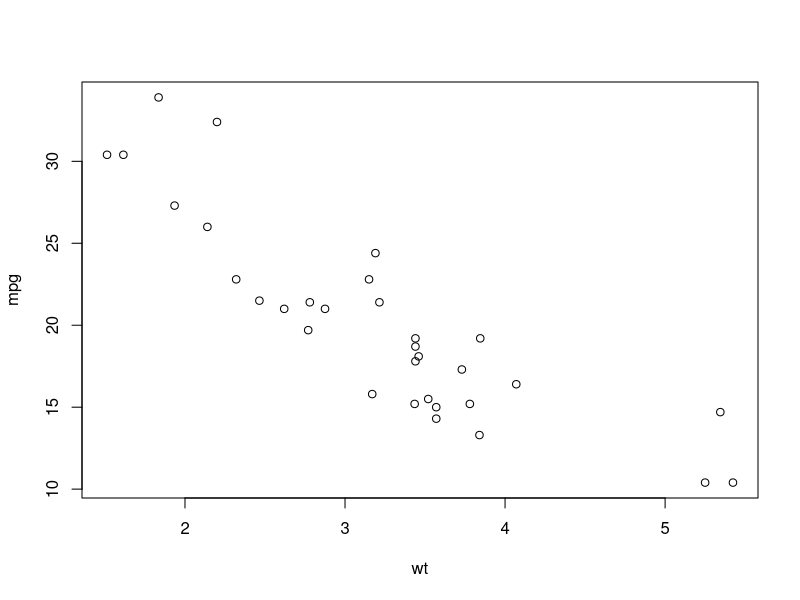
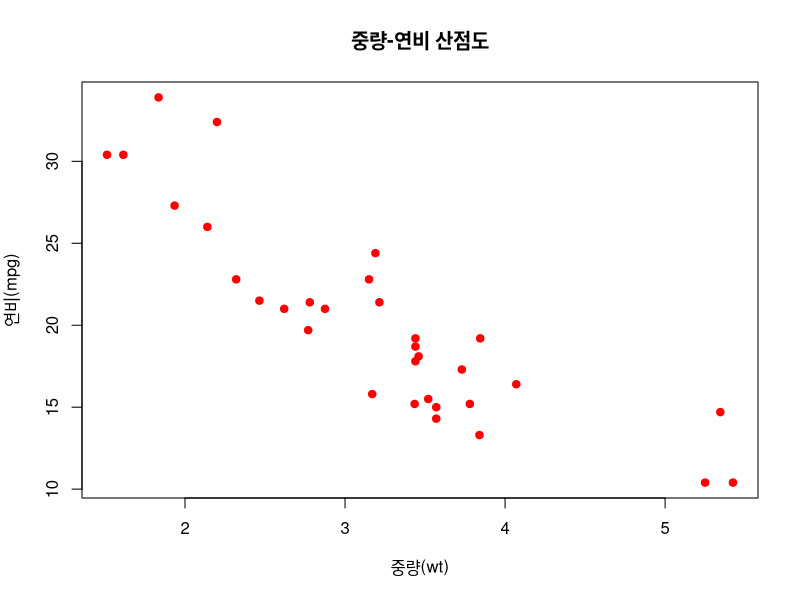
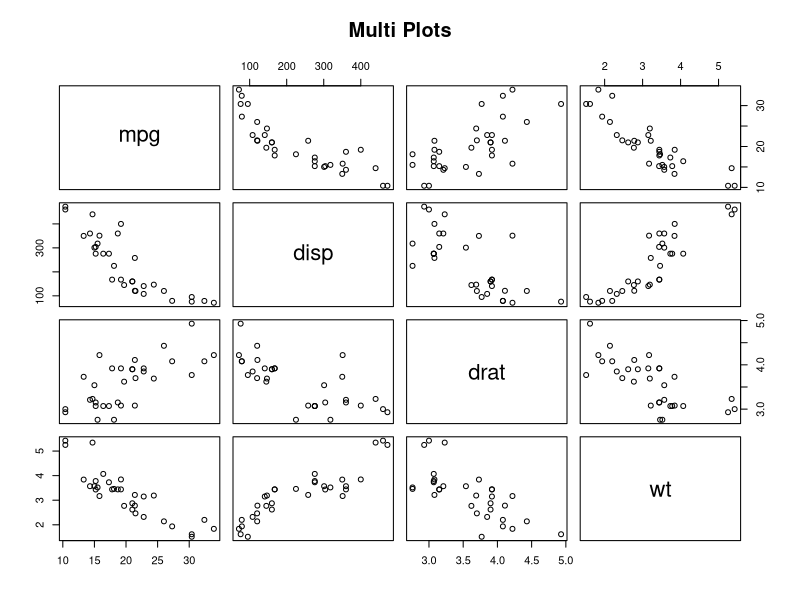
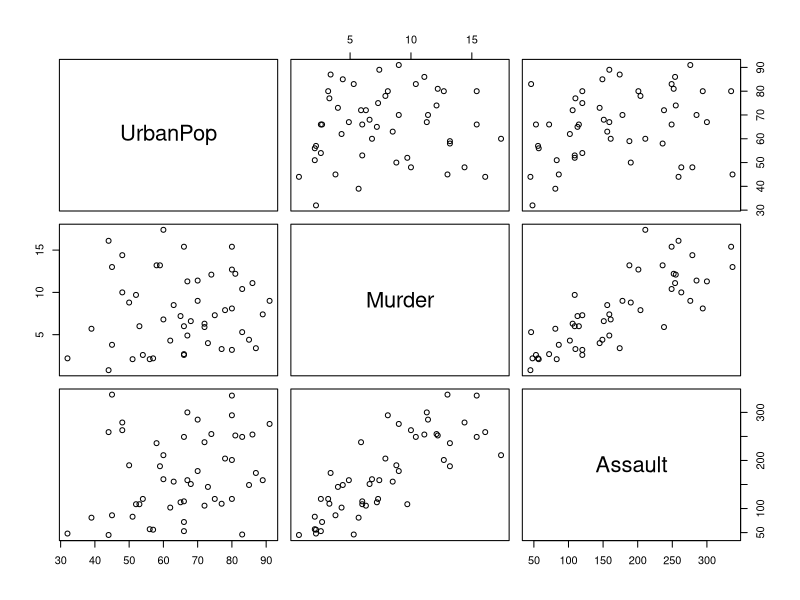
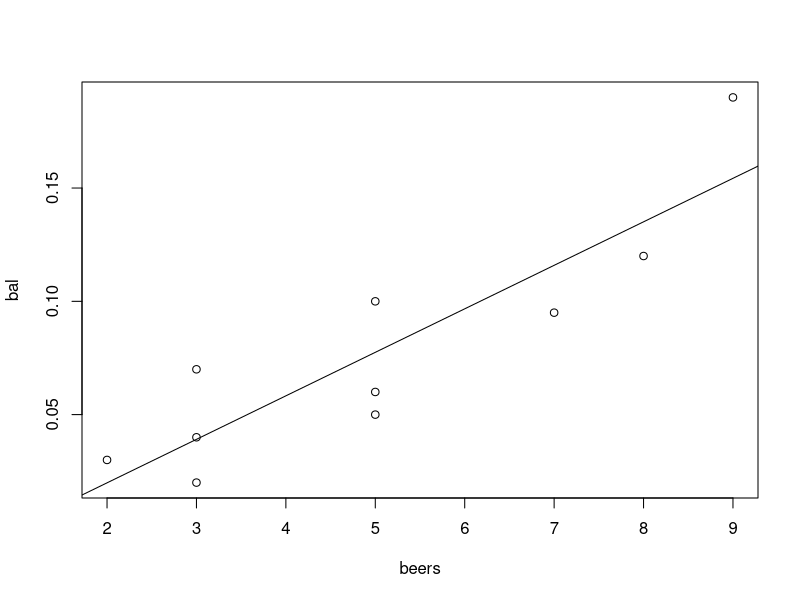
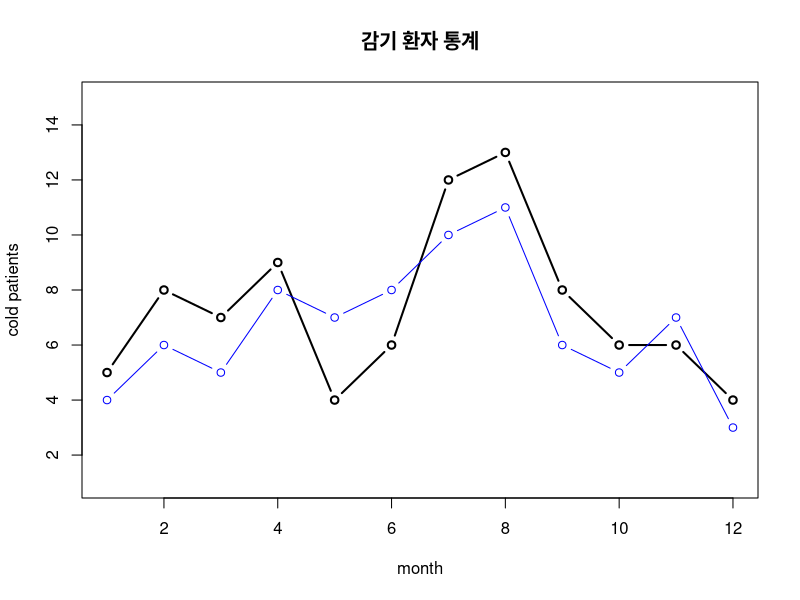

Generate these figures, in order, with R:

print(mtcars)
wt <- mtcars$wt
mpg <- mtcars$mpg
plot(wt, mpg)


data(mtcars)
wt <- mtcars$wt
mpg <- mtcars$mpg

plot(wt, mpg,
     main = "중량-연비 산점도",
     xlab = "중량(wt)",
     ylab = "연비(mpg)",
     col = "red",
     pch = 19)


vars <- c("mpg", "disp", "drat", "wt")
target<-mtcars[,vars]
head(target)
pairs(target, main="Multi Plots")

# 실습

print(USArrests)

vars <- c("UrbanPop", "Murder", "Assault")
target <- USArrests[,vars]
pairs(target)

# ------

beers <- c(5, 2, 9, 8, 3, 7, 3, 5, 3, 5)
bal <- c(0.1, 0.03, 0.19, 0.12, 0.04, 0.095, 0.07, 0.06, 0.02, 0.05)
ca <- data.frame(beers, bal)
print(ca)
plot(bal~beers, data = ca)

camodel <- lm(bal~beers, data = ca)  # 선형회귀
abline(camodel)

cor(beers, bal)   # 상관계수 default는 person상관계수

#---------

month <- 1:12
cold1 <- c(5, 8, 7, 9, 4, 6, 12, 13, 8, 6, 6, 4)
cold2 <- c(4, 6, 5, 8, 7, 8, 10, 11, 6, 5, 7, 3)
plot(month,
     cold1,
     main = "감기 환자 통계",
     type = "b",
     lty = 1,
     lwd = 2,
     xlab = "month",
     ylab = "cold patients",
     ylim = c(1,15)
     )

lines(month,
      cold2,
      type="b",
      col="blue")
